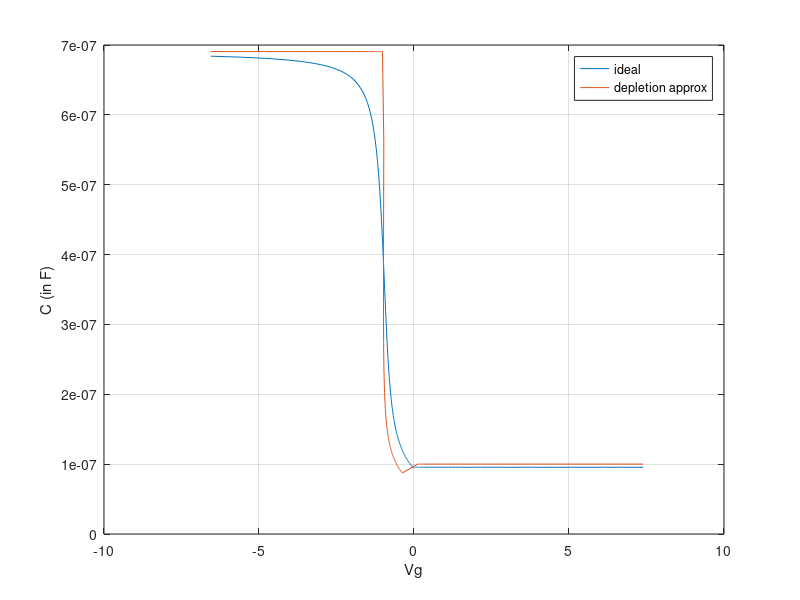

Reproduce this figure in MATLAB.
%parameters
epsilon=8.854*10^-14; %F/cm^2
epsilonsi=11.8;
epsilonox=3.9;
epsi=epsilon*epsilonsi;
epox=epsilon*epsilonox;
k=1.38*10^-23; %J/K Boltzmann Constant
T=300; %Kelvin
NA=10^17; %cm^-3
ni=10^10;
tox=5*10^-7; %cm
Cox=epox/tox;
q=1.6*10^-19;
k1=q/(k*T); 
k2=ni^2/NA^2;
phif=(1/k1)*log(NA/ni);
Eg=1.1;
Vfb=-(Eg/2+phif);
coeff=sqrt(2*epsi*k*T*NA);
psi=linspace(-0.25,1.1,270);

%taking derivative manually and putting the expression
Cs_express=-(coeff.*(((exp(-k1.*psi)+psi.*k1-1)+k2.*(exp(k1.*psi)-psi.*k1-1)).^(-0.5)).*((-k1.*exp(-k1.*psi)+k1)+k2.*(k1.*exp(k1.*psi)-k1)))./2;
Cs_express(51:270)=-Cs_express(51:270);
C1_express=((1./Cox)+(1./Cs_express));
C_express=1./C1_express;

%calculating charge
Q=coeff.*(((exp(-k1.*psi)+psi.*k1-1)+k2.*(exp(k1.*psi)-psi.*k1-1)).^0.5);
Q(51:270)=-Q(51:270);
Vg=Vfb+psi-(Q./Cox);

for i = 2:270
    if (C_express(i) > C_express(i-1))
        Cmin=C_express(i-1);
        C_express(i)=Cmin;
    end
end

figure(311);
plot(Vg, C_express); 
%plot(Vg, C_numerical./Cox); 
hold on;

%depletion approximation

t=0;
for i=1:270
    if(psi(i)>2*phif) && (t==0)
        t=i-1;
    end
end


depw=sqrt(2.*epsi.*psi(51:t)./(q.*NA));
depww=sqrt(4.*epsi.*phif./(q.*NA));
Cmin=epsi/depww;

%accumulation
Q(1:50)=coeff.*(exp(-k1.*psi(1:50)./2));
C(1:50)=Cox;

%depletion
Q(51:t)=-coeff.*((psi(51:t).*k1).^0.5);
Cd=epsi./depw;
C1=(1./Cox)+(1./Cd);
C(51:t)=(1./C1);

%inversion
Q(t+1:270)=coeff.*(((psi(t+1:270).*k1)+k2.*(exp(k1.*psi(t+1:270)))).^0.5);
C(t+1:270)=Cmin;

Vg(1:50)=Vfb+psi(1:50)-(Q(1:50)./Cox); %till psi-s is negative, accumulation, Q is positive
Vg(51:270)=Vfb+psi(51:270)+(Q(51:270)./Cox); %psi-s is positive, Q is negative (Q is substrate charge)

plot (Vg, C);
hold off;
legend('ideal', 'depletion approx')
xlabel("Vg");
ylabel("C (in F)"); 
grid on;


